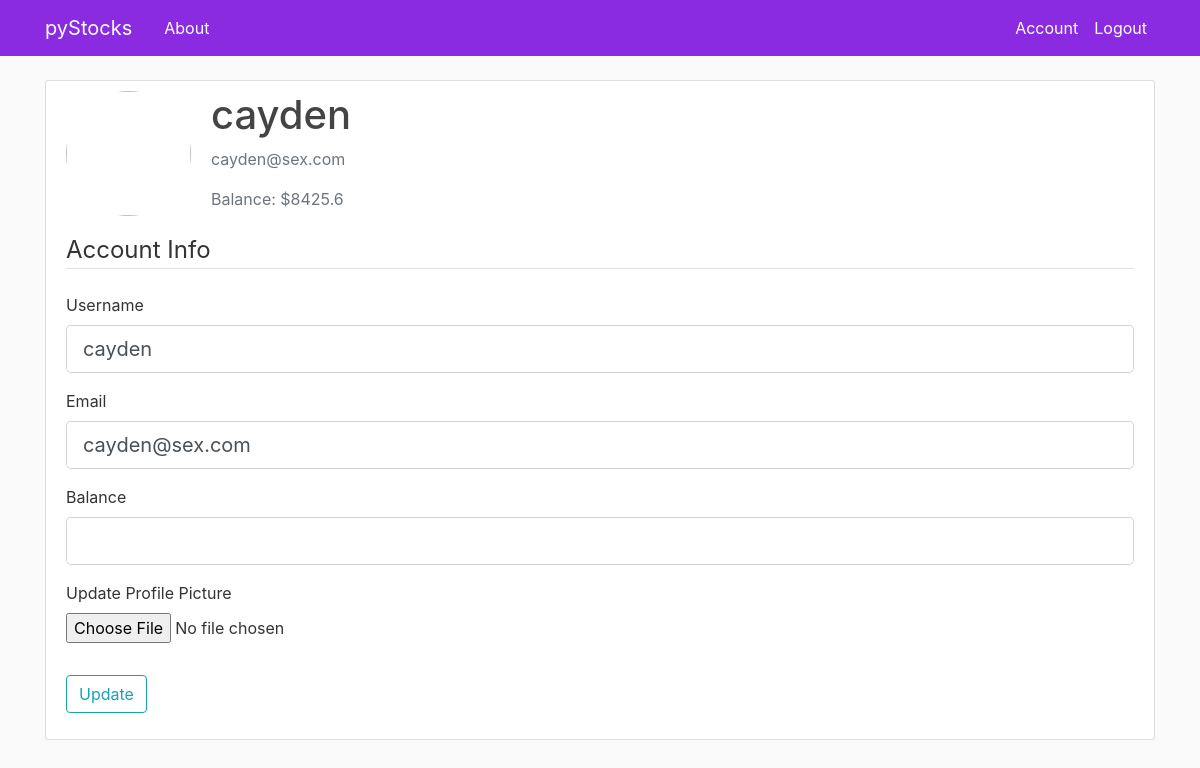
Page /account (signed in) on the committed database.
### pyStocks/models.py (models this page shows, shortened)
class User(db.Model, UserMixin):
    id = db.Column(db.Integer, primary_key=True)
    username = db.Column(db.String(20), unique=True, nullable=False)
    email = db.Column(db.String(120), unique=True, nullable=False)
    image_file = db.Column(db.String(20), nullable=False, default='default.jpg')
    password = db.Column(db.String(60), nullable=False)
    money = db.Column(db.Integer, nullable=False)
    total = db.Column(db.String(60))
    profit = db.Column(db.String(60))
    stocks = db.relationship('UserStocks', backref='owner', lazy=True)

### pyStocks/routes.py (the view)
@app.route("/account", methods=['GET', 'POST'])
@login_required
def account():
    form = UpdateAccountForm()
    if form.validate_on_submit():
        if form.picture.data:
            picture_file = save_picture(form.picture.data)
            current_user.image_file = picture_file
        if form.money.data:
            current_user.money = form.money.data
        current_user.username = form.username.data
        current_user.email = form.email.data
        db.session.commit()
        flash('Your account has been updated!', 'success')
        return redirect(url_for('account'))
    elif request.method == 'GET':
        form.username.data = current_user.username
        form.email.data = current_user.email
    image_file = url_for('static', filename='profile_pics/' + current_user.image_file)
    return render_template('account.html', title='Account',
                           image_file=image_file, form=form)

### pyStocks/forms.py (shortened to what this page needs)
class UpdateAccountForm(FlaskForm):
    username = StringField('Username',
                           validators=[DataRequired(), Length(min=2, max=20)])
    email = StringField('Email',
                        validators=[DataRequired(), Email()])
    money = IntegerField('Balance')
    picture = FileField('Update Profile Picture', validators=[FileAllowed(['jpg', 'png'])])
    submit = SubmitField('Update')

### pyStocks/models.py (called while the page is built)
@login_manager.user_loader
def load_user(user_id):
    return User.query.get(int(user_id))

### pyStocks/templates/account.html (shortened to what this page needs)
{% extends "layout.html" %}
{% block content %}
    <div class="content-section">
      <div class="media">
        <img class="rounded-circle account-img" src="{{ image_file }}">
        <div class="media-body">
          <h2 class="account-heading">{{ current_user.username }}</h2>
          <p class="text-secondary">{{ current_user.email }}</p>
            <p class="text-secondary">Balance: ${{ current_user.money }}</p>
        </div>
      </div>
        <form method="POST" action="" enctype="multipart/form-data">
            <fieldset class="form-group">
                <legend class="border-bottom mb-4">Account Info</legend>
                <div class="form-group">
                    {{ form.username.label(class="form-control-label") }}
                    {% if form.username.errors %}
                        {{ form.username(class="form-control form-control-lg is-invalid") }}
                        <div class="invalid-feedback">
                            {% for error in form.username.errors %}
                                <span>{{ error }}</span>
                            {% endfor %}
                        </div>
                    {% else %}
                        {{ form.username(class="form-control form-control-lg") }}
                    {% endif %}
                </div>
                <div class="form-group">
                    {{ form.email.label(class="form-control-label") }}
                    {% if form.email.errors %}
                        {{ form.email(class="form-control form-control-lg is-invalid") }}
                        <div class="invalid-feedback">
                            {% for error in form.email.errors %}
                                <span>{{ error }}</span>
                            {% endfor %}
                        </div>
                    {% else %}
                        {{ form.email(class="form-control form-control-lg") }}
                    {% endif %}
                </div>
                 <div class="form-group">
                    {{ form.money.label(class="form-control-label") }}
                    {% if form.money.errors %}
                        {{ form.money(class="form-control form-control-lg is-invalid") }}
                        <div class="invalid-feedback">
                            {% for error in form.money.errors %}
                                <span>{{ error }}</span>
                            {% endfor %}
                        </div>
                    {% else %}
                        {{ form.money(class="form-control form-control-lg") }}
                    {% endif %}
                </div>
                <div class="form-group">
                    {{ form.picture.label() }}
                    {{ form.picture(class="form-control-file") }}
                </div>
            </fieldset>
            <div class="form-group">
                {{ form.submit(class="btn btn-outline-info") }}
            </div>
        </form>
    </div>
{% endblock content %}

### pyStocks/static/main.css (style rules this page uses)
body { background: #fafafa; color: #333333; margin-top: 5rem; }
h1, h2, h3, h4, h5, h6 { color: #444444; }
.content-section { background: #ffffff; padding: 10px 20px; border: 1px solid #dddddd; border-radius: 3px; margin-bottom: 20px; }
.account-img { height: 125px; width: 125px; margin-right: 20px; margin-bottom: 16px; }
.account-heading { font-size: 2.5rem; }

### rows in the picture
User: username "cayden", email "cayden@sex.com", money "8425.6"
